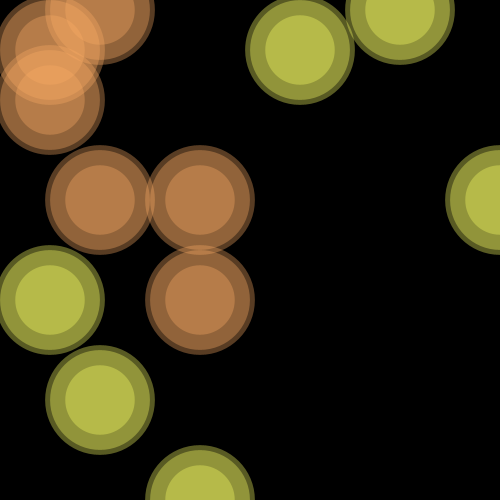
Frame 1 (no input)
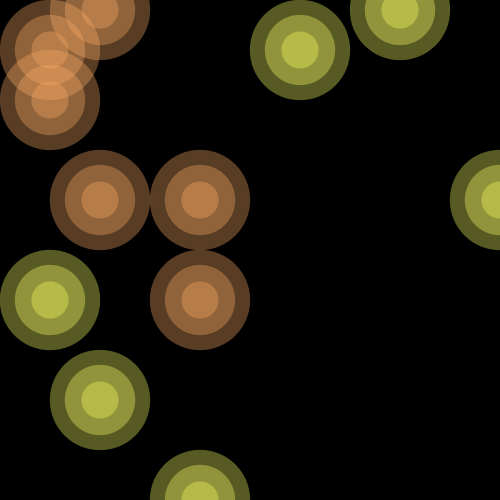
Frame 60 (the mouse pressed at the canvas centre just before this capture)
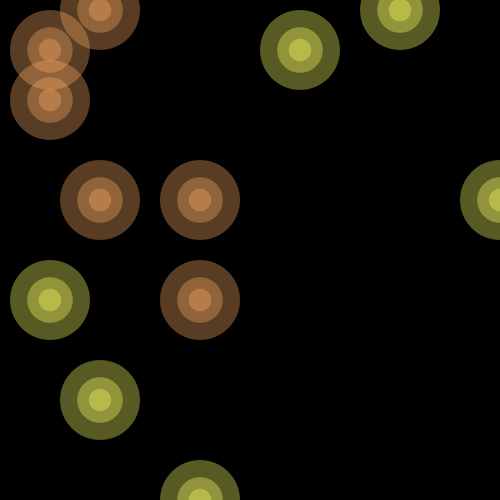
Frame 120 (the mouse held since frame 60 and released just before this capture)

The Processing sketch that drew these frames (run headless with seeded random() and noise(); from frame 60 on, the mouse is pressed at the canvas centre):

// Processing sketch: processing_167613
// ── processing_167613.pde

float angle = 0.0;
float speed = 0.1;

void setup(){
  size(500,500);
  noStroke();
  smooth();
}

void draw() {
  background(0);
  angle = angle +speed;
  //ellipse(100 + (sin(angle+PI) * 5), 125, 130, 130);
  //ellipse(100 + (sin(angle + HALF_PI) * 5), 155, 130,130);
  //ellipse(100 + (sin(angle + QUARTER_PI) * 5), 185, 130, 130);
  circlePhase(0.0);
  circlePhase(QUARTER_PI);
  circlePhase(HALF_PI);
  angle += speed;
}

void circlePhase(float phase) {
  float diameter = 65 + (sin(angle +phase) * 45);
  fill(250, 170, 100, 90);
  ellipse(50,50,diameter,diameter);
  ellipse(100, 10, diameter,diameter);
  ellipse(200,200,diameter,diameter);
  ellipse(50, 100, diameter,diameter);
  ellipse(100,200,diameter,diameter);
  ellipse(200, 300, diameter,diameter);
  
  fill(250, 270, 100, 90);
  ellipse(300,50,diameter,diameter);
  ellipse(400, 10, diameter,diameter);
  ellipse(500,200,diameter,diameter);
  ellipse(50, 300, diameter,diameter);
  ellipse(100,400,diameter,diameter);
  ellipse(200, 500, diameter,diameter);


  
}
